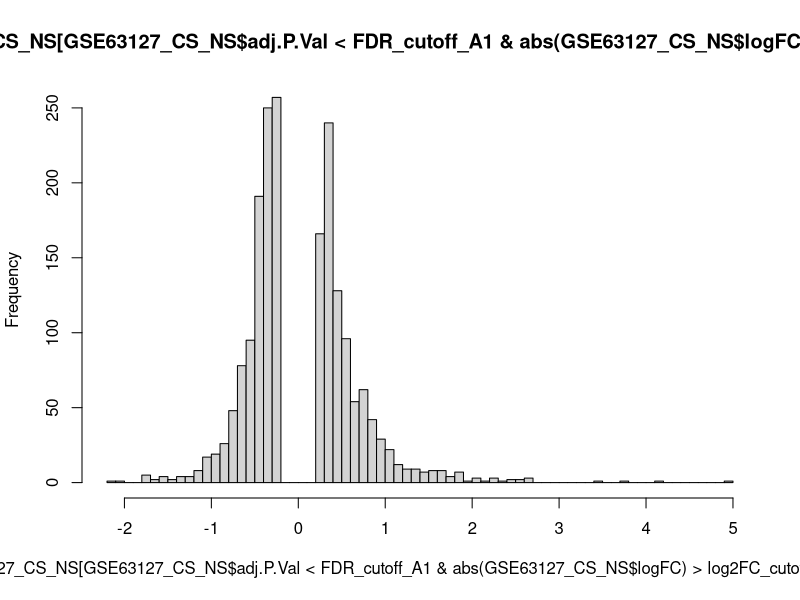
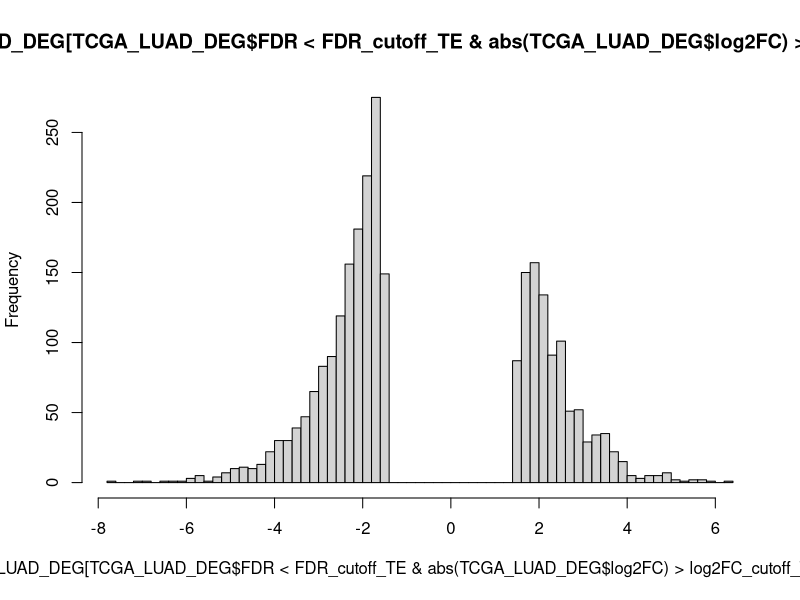
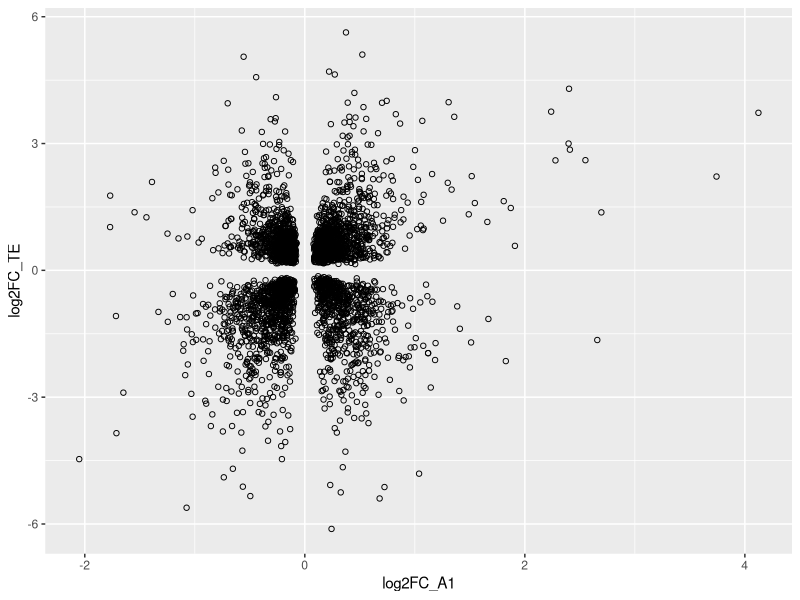
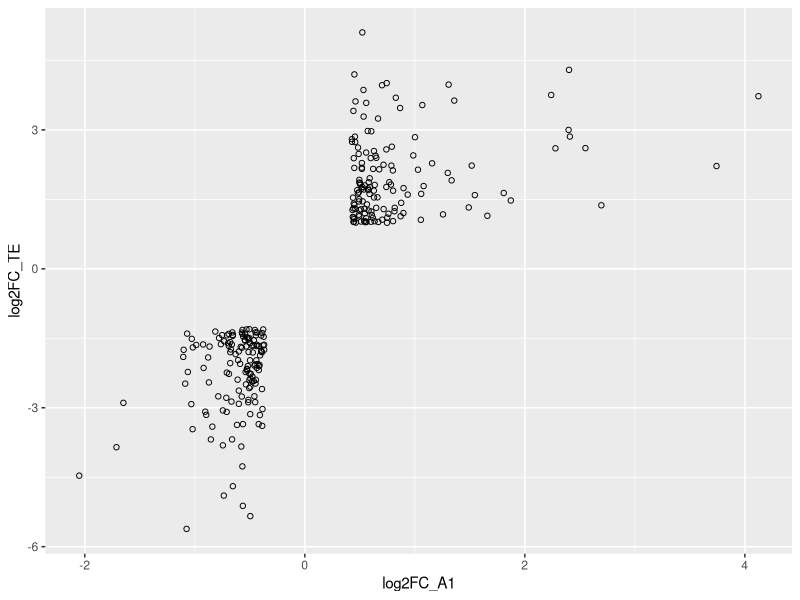

Recreate these plots in R, in order.
## ---- chunk 1
knitr::opts_chunk$set(echo = TRUE)
## ---- chunk 2

# A1
GSE63127_CS_NS   <- read.table("../2_Outputs/1_Airway_DEGs/GSE63127_CS_NS_limma_20250307.txt", header = TRUE)

# T-E
TCGA_LUAD_DEG   <- read.table("../2_Outputs/2_Tumor_DEGs/TCGA_LUAD_limma_DEG_CSFS_20250331.txt")

# T-M
TCGA_LUAD_DMG    <- read.table("../2_Outputs/3_Tumor_DMGs/TCGA_LUAD_limma_DMG_CSFS_20250307.txt")

# A2
GSE7895_persistent_DEGs   <- read.table("../2_Outputs/1_Airway_DEGs/GSE7895_persistent_DEGs_quantile_20250307.txt")

## ---- chunk 3
library(dplyr)
### Testing FDR and log2FC cutoffs ###

# A1 DEGs
FDR_cutoff_A1 = 0.001
log2FC_cutoff_A1 = 0.25

print(paste0("A1 DEGs meeting FDR cutoff ", FDR_cutoff_A1, " and log2FC cutoff ", log2FC_cutoff_A1))
nrow(GSE63127_CS_NS[GSE63127_CS_NS$adj.P.Val<FDR_cutoff_A1
                                    & abs(GSE63127_CS_NS$logFC)>log2FC_cutoff_A1,])
# 
 hist(GSE63127_CS_NS[GSE63127_CS_NS$adj.P.Val<FDR_cutoff_A1
                                    & abs(GSE63127_CS_NS$logFC)>log2FC_cutoff_A1,]$logFC, breaks = 100)
# 
# hist(log10(GSE63127_CS_NS[GSE63127_CS_NS$adj.P.Val<FDR_cutoff_A1
#                                     & abs(GSE63127_CS_NS$logFC)>log2FC_cutoff_A1,]$adj.P.Val), breaks = 100)

# TCGA-LUAD DEGs
FDR_cutoff_TE = 0.001
log2FC_cutoff_TE = 1.5

print(paste0("TE DEGs meeting FDR cutoff ", FDR_cutoff_TE, " and log2FC cutoff ", log2FC_cutoff_TE))
nrow(TCGA_LUAD_DEG[TCGA_LUAD_DEG$FDR<FDR_cutoff_TE
                              & abs(TCGA_LUAD_DEG$log2FC)>log2FC_cutoff_TE,])
# 
 hist(TCGA_LUAD_DEG[TCGA_LUAD_DEG$FDR<FDR_cutoff_TE
                               & abs(TCGA_LUAD_DEG$log2FC)>log2FC_cutoff_TE,]$log2FC, breaks = 100)
# 
# hist(log10(TCGA_LUAD_DEG[TCGA_LUAD_DEG$FDR<FDR_cutoff_TE
#                               & abs(TCGA_LUAD_DEG$log2FC)>log2FC_cutoff_TE,]$FDR), breaks = 100)

# 
# # TCGA-LUAD DMGs limma
# FDR_cutoff_TM = 0.001
# log2FC_cutoff_TM = 0.5
# 
# print(paste0("TM DMGs meeting FDR cutoff ", FDR_cutoff_TM, " and log2FC cutoff ", log2FC_cutoff_TM))
# nrow(TCGA_LUAD_DMG[TCGA_LUAD_DMG$FDR<FDR_cutoff_TM
#                                & abs(TCGA_LUAD_DMG$log2FC)>log2FC_cutoff_TM,])
# # 
#  hist(TCGA_LUAD_DMG[TCGA_LUAD_DMG$FDR<FDR_cutoff_TM
#                                & abs(TCGA_LUAD_DMG$log2FC)>log2FC_cutoff_TM,]$log2FC, breaks = 100)
# # 
# # hist(log10(TCGA_LUAD_DMG[TCGA_LUAD_DMG$FDR<FDR_cutoff_TM
# #                                & abs(TCGA_LUAD_DMG$log2FC)>log2FC_cutoff_TM,]$FDR), breaks = 100)


## ---- chunk 4
GSE63127_CS_NS_cutoff <- GSE63127_CS_NS %>%
  filter(abs(logFC)>log2FC_cutoff_A1) %>%
  filter(adj.P.Val < FDR_cutoff_A1) %>%
  dplyr::rename(., Gene = Gene.symbol, FDR_A1 = adj.P.Val, log2FC_A1 = logFC) %>%
  dplyr::select(., Gene, FDR_A1, log2FC_A1)

TCGA_LUAD_DEG_cutoff <- TCGA_LUAD_DEG %>%
  filter(abs(log2FC)>log2FC_cutoff_TE) %>%
  filter(FDR < FDR_cutoff_TE) %>%
  dplyr::rename(., FDR_TE = FDR, log2FC_TE = log2FC, Gene = Gene) %>%
  dplyr::select(., Gene, FDR_TE, log2FC_TE)

# TCGA_LUAD_DMG_cutoff <- TCGA_LUAD_DMG %>%
#   filter(abs(log2FC)>log2FC_cutoff_TM) %>%
#   filter(FDR < FDR_cutoff_TM) %>%
#   dplyr::rename(., FDR_TM = FDR, log2FC_TM = log2FC) %>%
#   dplyr::select(., Gene, FDR_TM, log2FC_TM)
## ---- chunk 5
## Merge the lists

A1_TE_merged_DEGs <- GSE63127_CS_NS_cutoff %>%
  inner_join(., TCGA_LUAD_DEG_cutoff, by = "Gene") %>%
  filter(sign(log2FC_A1)==sign(log2FC_TE)) # Filter to genes with same signs

nrow(A1_TE_merged_DEGs)

## ---- chunk 6

N = length(intersect(GSE63127_CS_NS$Gene, TCGA_LUAD_DEG$Gene)) # Number of genes in both A1 and TE BEFORE the cutoffs are applied
N

n = nrow(GSE63127_CS_NS_cutoff) # Number of genes in LUAD-A1 meeting cutoff
n

m = nrow(TCGA_LUAD_DEG_cutoff) # Number of genes in LUAD-TE meeting cutoff
m

k  = nrow(A1_TE_merged_DEGs) # Number of overlapping genes for LUAD-A1-TE
k

p_value <- phyper(k - 1, m, N - m, n, lower.tail = FALSE)
p_value

# NOT AT ALL significant...
## ---- chunk 7
## Merge the lists

A1_TE_A2_linked_genes_method1 <- A1_TE_merged_DEGs %>%
  inner_join(., GSE7895_persistent_DEGs, by = "Gene") %>%
  filter(sign(log2FC_A1)==sign(CS_NS_A2)) # Filter to genes with same sign

nrow(A1_TE_A2_linked_genes_method1)

## ---- chunk 8

# Note that this is something to deal with later

# A1_TE_A2_TM_methylation_linked_genes <- A1_TE_A2_linked_genes %>%
#   dplyr::inner_join(., TCGA_LUAD_DMG_cutoff, by = "Gene") %>%
#   dplyr::filter(sign(log2FC_A1) != sign(log2FC_TM)) # Ensure signs are opposite
# 
# nrow(A1_TE_A2_TM_methylation_linked_genes)
# 
# A1_TE_A2_TM_methylation_linked_genes$Gene

## ---- chunk 9
library(dplyr)

### First format them all the same way (this time not filtering for FDR)
A1_formatted <- GSE63127_CS_NS %>%
  dplyr::rename(., Gene = Gene.symbol, FDR_A1 = adj.P.Val, log2FC_A1 = logFC) %>%
  dplyr::select(., Gene, FDR_A1, log2FC_A1)

LUAD_TE_formatted<- TCGA_LUAD_DEG %>%
  dplyr::rename(., FDR_TE = FDR, log2FC_TE = log2FC, Gene = Gene) %>%
  dplyr::select(., Gene, FDR_TE, log2FC_TE)

# LUAD_TM_formatted <- LUAD_TM %>%
#   dplyr::rename(., FDR_TM = FDR, log2FC_TM = log2FC) %>%
#   dplyr::select(., Gene, FDR_TM, log2FC_TM)


print("Filter 1: Shared gene symbols between A1 and TE")
LUAD_A1_TE_shared_genes <- A1_formatted %>%
  dplyr::filter(Gene %in% intersect(LUAD_TE_formatted$Gene, A1_formatted$Gene))
nrow(LUAD_A1_TE_shared_genes)

LUAD_TE_A1_shared_genes <- LUAD_TE_formatted %>%
  dplyr::filter(Gene %in% intersect(LUAD_TE_formatted$Gene, A1_formatted$Gene))
nrow(LUAD_TE_A1_shared_genes)

# Note: The genes that end up being duplicates here are "DNAJC9-AS1", "POLR2J4", "RGS5", hence the difference in nrow for the two above, however I think these get lost in later steps so it does not really matter here.

print("Filter 2: FDR <= 0.05 individually for A1 and TE")
LUAD_A1_TE_sig <- LUAD_A1_TE_shared_genes %>%
  filter(FDR_A1 <= 0.05)
nrow(LUAD_A1_TE_sig)

LUAD_TE_A1_sig <- LUAD_TE_A1_shared_genes %>%
  filter(FDR_TE <= 0.05)
nrow(LUAD_TE_A1_sig)

print("Filter 3: FDR <= 0.05  in both A1 and TE")
LUAD_A1_TE_sig_all <- LUAD_A1_TE_sig %>%
  filter(Gene %in% LUAD_TE_A1_sig$Gene)
nrow(LUAD_A1_TE_sig_all)

LUAD_TE_A1_sig_all <- LUAD_TE_A1_sig %>%
  filter(Gene %in% LUAD_A1_TE_sig$Gene)
nrow(LUAD_A1_TE_sig_all)

print("Filter 4: 75th percentile |log2FC| in each")

## A1
# Calculate percentile cutoffs
top_cutoff_A1 <- quantile(LUAD_A1_TE_sig_all$log2FC_A1, 0.875, na.rm = TRUE)  # Top 12.5%
bottom_cutoff_A1 <- quantile(LUAD_A1_TE_sig_all$log2FC_A1, 0.125, na.rm = TRUE)  # Bottom 12.5%

# Filter genes in the top and bottom 25% of log2FC
LUAD_A1_TE_percentile <- LUAD_A1_TE_sig_all %>%
  filter(log2FC_A1 >= top_cutoff_A1 | log2FC_A1 <= bottom_cutoff_A1)
nrow(LUAD_A1_TE_percentile)

###

## TE
# Calculate percentile cutoffs
top_cutoff_TE <- quantile(LUAD_TE_A1_sig_all$log2FC_TE, 0.875, na.rm = TRUE)  # Top 12.5%
bottom_cutoff_TE <- quantile(LUAD_TE_A1_sig_all$log2FC_TE, 0.125, na.rm = TRUE)  # Bottom 12.5%

# Filter genes in the top and bottom 25% of log2FC
LUAD_TE_A1_percentile <- LUAD_TE_A1_sig_all %>%
  filter(log2FC_TE >= top_cutoff_TE | log2FC_TE <= bottom_cutoff_TE)
nrow(LUAD_TE_A1_percentile)

###

print("Filter 5: 75th percentile |log2FC| in both")
LUAD_A1_TE_merged_percentile <- LUAD_A1_TE_percentile %>%
  inner_join(., LUAD_TE_A1_percentile, by = "Gene")
nrow(LUAD_A1_TE_merged_percentile)

print("Filter 6: Same sign for log2FC")
LUAD_A1_TE_merged_percentile_sign <- LUAD_A1_TE_merged_percentile %>%
  filter(sign(log2FC_A1)==sign(log2FC_TE)) # Filter to genes with same signs
nrow(LUAD_A1_TE_merged_percentile_sign)

## Save this list of LUAD-A1-TE genes
#write.table(LUAD_A1_TE_merged_percentile_sign, "../2_Outputs/4_Linked_genes/LUAD_A1_TE_20250514.txt")

print("Merge with A2, same sign")
LUAD_A1_TE_A2 <- LUAD_A1_TE_merged_percentile_sign %>%
  inner_join(., GSE7895_persistent_DEGs, by = "Gene") %>%
  filter(sign(log2FC_A1)==sign(CS_NS_A2)) # Filter to genes with same sign
nrow(LUAD_A1_TE_A2)

# Save this list of LUAD-A1-TE-A2 genes
#write.table(LUAD_A1_TE_A2, "../2_Outputs/4_Linked_genes/LUAD_A1_TE_A2_20250514.txt")

## ---- chunk 10

print("Testing filter step 3")

N = nrow(LUAD_A1_TE_shared_genes) # All gene symbols shared between A1 and TE (filter step 1)
print(paste0("N = ",N))

n = nrow(LUAD_A1_TE_sig) # Number of genes with FDR <= 0.05 in A1 (filter step 3)
print(paste0("n = ",n))

m = nrow(LUAD_TE_A1_sig)  # Number of genes with FDR <= 0.05 in TE (filter step 3)
print(paste0("m = ",m))

k  = nrow(LUAD_A1_TE_sig_all) # Number of genes with FDR <= 0.05 in both A1 and TE
print(paste0("k = ",k))

p_value <- phyper(k - 1, m, N - m, n, lower.tail = FALSE)
print(paste0("p_value: ", p_value))



print("Testing last filter step (basically steps 5 and 6 are combined together)")

N = nrow(LUAD_A1_TE_sig_all) # The number of genes with FDR <= 0.05 in both A1 and TE (after filter step 3)
print(paste0("N = ",N))

n = nrow(LUAD_A1_TE_percentile) # Number of genes for top 75th percentile |log2FC| in each (here A1)
print(paste0("n = ",n))

m = nrow(LUAD_TE_A1_percentile)  # Number of genes for top 75th percentile |log2FC| in each (here TE)
print(paste0("m = ",m))

k  = nrow(LUAD_A1_TE_merged_percentile_sign) # Number of genes with top 75th percentile in both and with same sign
print(paste0("k = ",k))

p_value <- phyper(k - 1, m, N - m, n, lower.tail = FALSE)
print(paste0("p_value: ", p_value))

## Good, looks like the overlap is way more than expected by chance at this step, at least
## ---- chunk 11
library(ggplot2)


## Combine them together
A1_TE <- LUAD_A1_TE_sig_all %>%
  left_join(., LUAD_TE_A1_sig_all, by = "Gene")

## Scatterplot
ggplot(A1_TE, aes(x = log2FC_A1, y = log2FC_TE)) + 
         geom_point(shape = 1) 

### Spearman correlation ###
cor_test <- cor.test(A1_TE$log2FC_A1, A1_TE$log2FC_TE, method = "spearman")
cor_test
# Interesting, it is highly significant? How? It doesn't look like it could be...


### Trying for the filtered genes (I mean obviously they will correlate because of the filtering selections):
ggplot(LUAD_A1_TE_merged_percentile_sign, aes(x = log2FC_A1, y = log2FC_TE)) + 
         geom_point(shape = 1) 
#Even this barely looks correlated... not that it necessarily needs to be...

